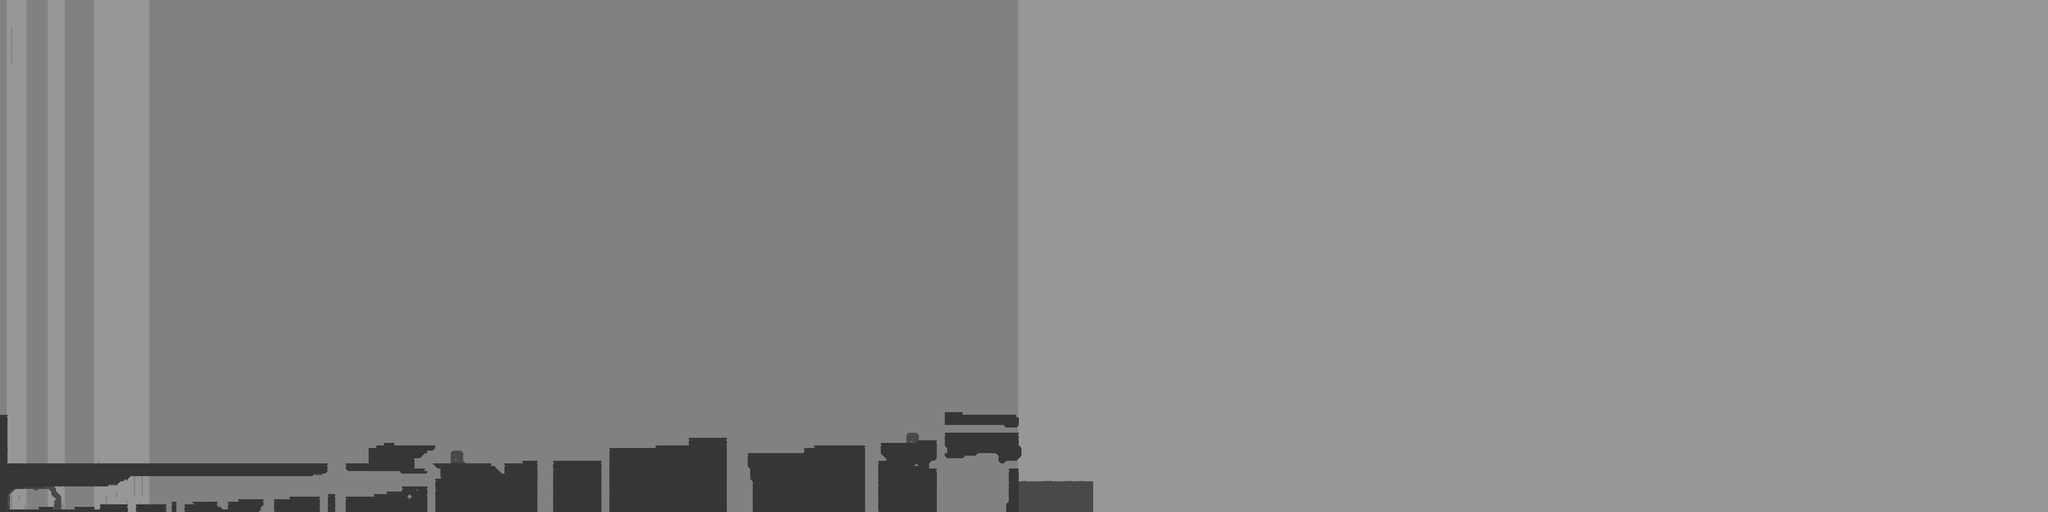

Tiled map render using the project's own tile images. Description and the map definition, with tile-layer contents summarised, below:
An orthogonal 800x200 tile map with 16x16 px tiles, 4 tile layers (Background, Mid-Background, Terrain, Details) and 17 objects.

<map version="1.0" orientation="orthogonal" renderorder="right-down" width="800" height="200" tilewidth="16" tileheight="16" nextobjectid="8">
 <tileset firstgid="1" name="Greyscale" tilewidth="16" tileheight="16" spacing="8" tilecount="64" columns="8">
  <image source="../Sprites/Tiles/tileset.png" width="184" height="184" />
  <tile id="0">
   <objectgroup draworder="index">
    <object id="8" x="0" y="0">
     <polyline points="0,0 16,0 16,16 0,16 0,0" />
    </object>
   </objectgroup>
  </tile>
  <tile id="2">
   <objectgroup draworder="index">
    <object id="1" x="0" y="0">
     <polyline points="0,0 16,0 16,16 0,16 0,0" />
    </object>
   </objectgroup>
  </tile>
  <tile id="3">
   <objectgroup draworder="index">
    <object id="1" x="0" y="0">
     <polyline points="0,0 16,0 16,16 0,16 0,0" />
    </object>
   </objectgroup>
  </tile>
  <tile id="8">
   <objectgroup draworder="index">
    <object id="3" x="16" y="0">
     <polyline points="0,0 -16,0 -16,16 0,16 0,0" />
    </object>
   </objectgroup>
  </tile>
  <tile id="9">
   <objectgroup draworder="index">
    <object id="4" x="0" y="0">
     <polyline points="0,0 16,0 16,16 0,16 0,0" />
    </object>
   </objectgroup>
  </tile>
  <tile id="10">
   <objectgroup draworder="index">
    <object id="1" x="0" y="16">
     <polyline points="0,0 16,-16 16,0 0,0" />
    </object>
   </objectgroup>
  </tile>
  <tile id="11">
   <objectgroup draworder="index">
    <object id="1" x="0" y="0">
     <polyline points="0,0 16,16 0,16 0,0" />
    </object>
   </objectgroup>
  </tile>
  <tile id="16">
   <objectgroup draworder="index">
    <object id="2" x="0" y="0">
     <polyline points="0,0 16,0 16,16 0,16 0,0" />
    </object>
   </objectgroup>
  </tile>
  <tile id="17">
   <objectgroup draworder="index">
    <object id="2" x="0" y="0">
     <polyline points="0,0 16,0 16,16 0,16 0,0" />
    </object>
   </objectgroup>
  </tile>
  <tile id="18">
   <objectgroup draworder="index">
    <object id="1" x="0" y="0">
     <polyline points="0,0 16,16 16,0 0,0" />
    </object>
   </objectgroup>
  </tile>
  <tile id="19">
   <objectgroup draworder="index">
    <object id="1" x="0" y="0">
     <polyline points="0,0 0,16 16,0 0,0" />
    </object>
   </objectgroup>
  </tile>
  <tile id="24">
   <objectgroup draworder="index">
    <object id="1" x="0" y="0">
     <polyline points="0,0 0,16 16,16 16,0 0,0" />
    </object>
   </objectgroup>
  </tile>
  <tile id="25">
   <objectgroup draworder="index">
    <object id="1" x="0" y="0">
     <polyline points="0,0 16,0 16,16 0,16 0,0" />
    </object>
   </objectgroup>
  </tile>
  <tile id="32">
   <objectgroup draworder="index">
    <object id="1" x="0" y="0">
     <polyline points="0,0 16,0 16,16 0,16 0,0" />
    </object>
   </objectgroup>
  </tile>
  <tile id="33">
   <objectgroup draworder="index">
    <object id="1" x="0" y="0">
     <polyline points="0,0 16,0 16,16 0,16 0,0" />
    </object>
   </objectgroup>
  </tile>
  <tile id="40">
   <objectgroup draworder="index">
    <object id="1" x="0" y="0">
     <polyline points="0,0 16,0 16,16 0,16 0,0" />
    </object>
   </objectgroup>
  </tile>
  <tile id="41">
   <objectgroup draworder="index">
    <object id="2" x="0" y="0">
     <polyline points="0,0 16,0 16,16 0,16 0,0" />
    </object>
   </objectgroup>
  </tile>
 </tileset>
 <layer name="Background" width="800" height="200">
  <data>[160000 cells, 160000 non-empty, 8 distinct tile ids]</data>
 </layer>
 <layer name="Mid-Background" width="800" height="200">
  <data>[160000 cells, 494 non-empty, 16 distinct tile ids]</data>
 </layer>
 <layer name="Terrain" width="800" height="200">
  <data>[160000 cells, 158988 non-empty, 17 distinct tile ids]</data>
 </layer>
 <layer name="Details" width="800" height="200">
  <data>[160000 cells, 95 non-empty, 4 distinct tile ids]</data>
 </layer>
</map>
